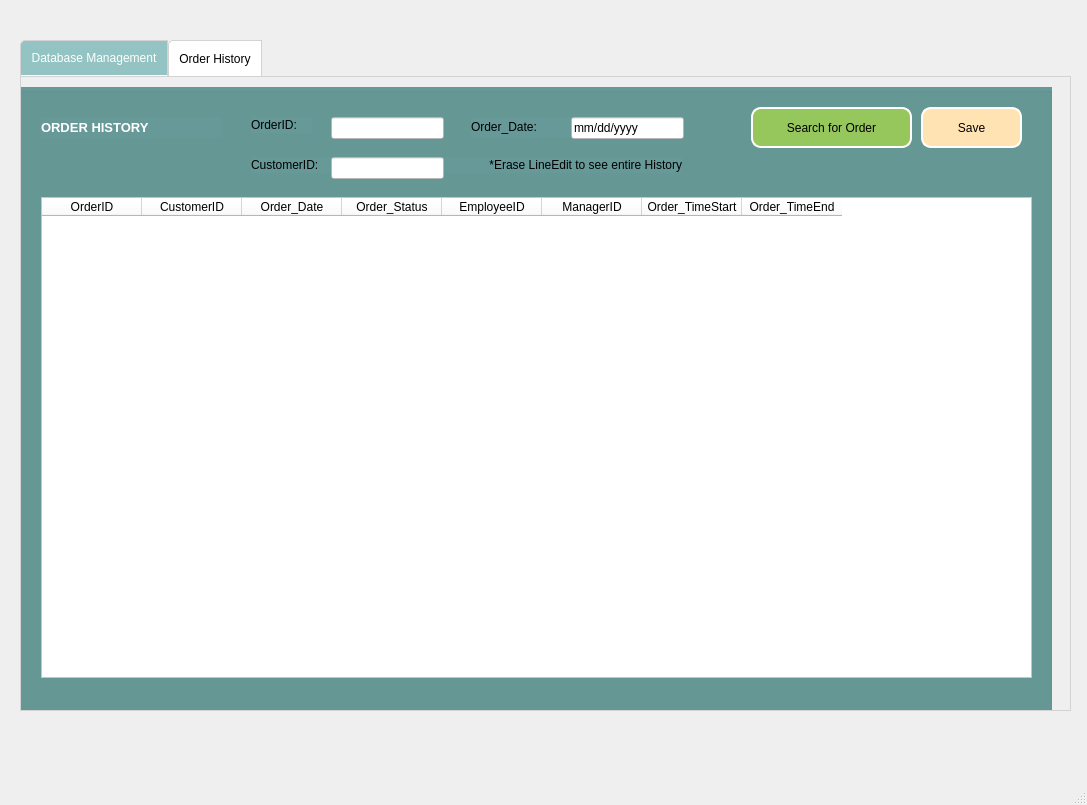
<?xml version="1.0" encoding="UTF-8"?>
<ui version="4.0">
 <class>MainWindow</class>
 <widget class="QMainWindow" name="MainWindow">
  <property name="geometry">
   <rect>
    <x>0</x>
    <y>0</y>
    <width>1087</width>
    <height>805</height>
   </rect>
  </property>
  <property name="windowTitle">
   <string>MainWindow</string>
  </property>
  <widget class="QWidget" name="centralwidget">
   <widget class="QTabWidget" name="tabWidget">
    <property name="geometry">
     <rect>
      <x>20</x>
      <y>40</y>
      <width>1051</width>
      <height>671</height>
     </rect>
    </property>
    <property name="styleSheet">
     <string notr="true">        QTabWidget::pane {
            border: 1px solid lightgray;
        }

        QTabBar::tab {
            background: rgb(147, 195, 194);
            border: 1px solid lightgray;
            border-bottom-color: none; 
            padding: 10px;
            border-top-left-radius: 5px;
            color: white;
        }

        QTabBar::tab:selected {
            background: white;
            color: black;
            margin-bottom: -1px; 
        }

        QTabBar::tab:hover {
            background: rgb(58, 141, 136);
            color: white;
        }

        QTabBar::tab:pressed {
            background: lightcoral;
            color: white;
        }
</string>
    </property>
    <property name="currentIndex">
     <number>1</number>
    </property>
    <widget class="QWidget" name="tab_2">
     <attribute name="title">
      <string>Database Management</string>
     </attribute>
     <widget class="QTableWidget" name="tableWidgetDatabase">
      <property name="geometry">
       <rect>
        <x>150</x>
        <y>90</y>
        <width>881</width>
        <height>471</height>
       </rect>
      </property>
     </widget>
     <widget class="QWidget" name="verticalLayoutWidget_3">
      <property name="geometry">
       <rect>
        <x>10</x>
        <y>90</y>
        <width>163</width>
        <height>471</height>
       </rect>
      </property>
      <layout class="QVBoxLayout" name="verticalLayoutFunction_2">
       <property name="sizeConstraint">
        <enum>QLayout::SetFixedSize</enum>
       </property>
       <item>
        <widget class="QPushButton" name="pushButtonEmployees">
         <property name="sizePolicy">
          <sizepolicy hsizetype="Minimum" vsizetype="Maximum">
           <horstretch>0</horstretch>
           <verstretch>0</verstretch>
          </sizepolicy>
         </property>
         <property name="font">
          <font>
           <family>Bahnschrift</family>
           <pointsize>8</pointsize>
           <weight>50</weight>
           <italic>false</italic>
           <bold>false</bold>
          </font>
         </property>
         <property name="styleSheet">
          <string notr="true">
    QPushButton {
        background-color: rgb(255, 255, 255);
    }
    QPushButton:hover {
        background-color: lightblue;
    }
    QPushButton:pressed {
        background-color: lightskyblue;
    }</string>
         </property>
         <property name="text">
          <string>Employees</string>
         </property>
         <property name="icon">
          <iconset>
           <normaloff>../../UIPROJECT/projectRoboTraiCay (3)/Employee/re_product_cate.jpg</normaloff>../../UIPROJECT/projectRoboTraiCay (3)/Employee/re_product_cate.jpg</iconset>
         </property>
         <property name="iconSize">
          <size>
           <width>40</width>
           <height>40</height>
          </size>
         </property>
        </widget>
       </item>
       <item>
        <widget class="QPushButton" name="pushButtonCustomers">
         <property name="sizePolicy">
          <sizepolicy hsizetype="Minimum" vsizetype="Maximum">
           <horstretch>0</horstretch>
           <verstretch>0</verstretch>
          </sizepolicy>
         </property>
         <property name="font">
          <font>
           <family>Bahnschrift</family>
           <pointsize>8</pointsize>
           <weight>50</weight>
           <italic>false</italic>
           <bold>false</bold>
          </font>
         </property>
         <property name="styleSheet">
          <string notr="true">
    QPushButton {
        background-color: rgb(255, 255, 255);
    }
    QPushButton:hover {
        background-color: lightblue;
    }
    QPushButton:pressed {
        background-color: lightskyblue;
    }</string>
         </property>
         <property name="text">
          <string>Customers</string>
         </property>
         <property name="icon">
          <iconset>
           <normaloff>../../UIPROJECT/projectRoboTraiCay (3)/Employee/product_cate.jpg</normaloff>../../UIPROJECT/projectRoboTraiCay (3)/Employee/product_cate.jpg</iconset>
         </property>
         <property name="iconSize">
          <size>
           <width>40</width>
           <height>40</height>
          </size>
         </property>
        </widget>
       </item>
       <item>
        <widget class="QPushButton" name="pushButtonOrderDetails">
         <property name="sizePolicy">
          <sizepolicy hsizetype="Minimum" vsizetype="Maximum">
           <horstretch>0</horstretch>
           <verstretch>0</verstretch>
          </sizepolicy>
         </property>
         <property name="font">
          <font>
           <family>Bahnschrift</family>
           <pointsize>8</pointsize>
           <weight>50</weight>
           <italic>false</italic>
           <bold>false</bold>
          </font>
         </property>
         <property name="styleSheet">
          <string notr="true">
    QPushButton {
        background-color: rgb(255, 255, 255);
    }
    QPushButton:hover {
        background-color: lightblue;
    }
    QPushButton:pressed {
        background-color: lightskyblue;
    }</string>
         </property>
         <property name="text">
          <string>Order Details</string>
         </property>
         <property name="icon">
          <iconset>
           <normaloff>../../UIPROJECT/projectRoboTraiCay (3)/Employee/growth rate.jpg</normaloff>../../UIPROJECT/projectRoboTraiCay (3)/Employee/growth rate.jpg</iconset>
         </property>
         <property name="iconSize">
          <size>
           <width>40</width>
           <height>40</height>
          </size>
         </property>
        </widget>
       </item>
       <item>
        <widget class="QPushButton" name="pushButtonProductCategories">
         <property name="sizePolicy">
          <sizepolicy hsizetype="Minimum" vsizetype="Maximum">
           <horstretch>0</horstretch>
           <verstretch>0</verstretch>
          </sizepolicy>
         </property>
         <property name="font">
          <font>
           <family>Bahnschrift</family>
           <pointsize>8</pointsize>
           <weight>50</weight>
           <italic>false</italic>
           <bold>false</bold>
           <kerning>true</kerning>
          </font>
         </property>
         <property name="styleSheet">
          <string notr="true">
    QPushButton {
        background-color: rgb(255, 255, 255);
    }
    QPushButton:hover {
        background-color: lightblue;
    }
    QPushButton:pressed {
        background-color: lightskyblue;
    }</string>
         </property>
         <property name="text">
          <string>Product Categories</string>
         </property>
         <property name="icon">
          <iconset>
           <normaloff>../../UIPROJECT/projectRoboTraiCay (3)/Employee/growth rate.jpg</normaloff>../../UIPROJECT/projectRoboTraiCay (3)/Employee/growth rate.jpg</iconset>
         </property>
         <property name="iconSize">
          <size>
           <width>40</width>
           <height>40</height>
          </size>
         </property>
        </widget>
       </item>
       <item>
        <widget class="QPushButton" name="pushButtonProducts">
         <property name="sizePolicy">
          <sizepolicy hsizetype="Minimum" vsizetype="Maximum">
           <horstretch>0</horstretch>
           <verstretch>0</verstretch>
          </sizepolicy>
         </property>
         <property name="font">
          <font>
           <family>Bahnschrift</family>
           <pointsize>8</pointsize>
           <weight>50</weight>
           <italic>false</italic>
           <bold>false</bold>
          </font>
         </property>
         <property name="styleSheet">
          <string notr="true">
    QPushButton {
        background-color: rgb(255, 255, 255);
    }
    QPushButton:hover {
        background-color: lightblue;
    }
    QPushButton:pressed {
        background-color: lightskyblue;
    }</string>
         </property>
         <property name="text">
          <string>Products</string>
         </property>
         <property name="icon">
          <iconset>
           <normaloff>../../UIPROJECT/projectRoboTraiCay (3)/Employee/growth rate.jpg</normaloff>../../UIPROJECT/projectRoboTraiCay (3)/Employee/growth rate.jpg</iconset>
         </property>
         <property name="iconSize">
          <size>
           <width>40</width>
           <height>40</height>
          </size>
         </property>
        </widget>
       </item>
       <item>
        <widget class="QPushButton" name="pushButtonIngredientCategories">
         <property name="sizePolicy">
          <sizepolicy hsizetype="Minimum" vsizetype="Maximum">
           <horstretch>0</horstretch>
           <verstretch>0</verstretch>
          </sizepolicy>
         </property>
         <property name="font">
          <font>
           <family>Bahnschrift</family>
           <pointsize>8</pointsize>
           <weight>50</weight>
           <italic>false</italic>
           <bold>false</bold>
           <kerning>true</kerning>
          </font>
         </property>
         <property name="styleSheet">
          <string notr="true">
    QPushButton {
        background-color: rgb(255, 255, 255);
    }
    QPushButton:hover {
        background-color: lightblue;
    }
    QPushButton:pressed {
        background-color: lightskyblue;
    }</string>
         </property>
         <property name="text">
          <string>Ingredient Categories</string>
         </property>
         <property name="icon">
          <iconset>
           <normaloff>../../UIPROJECT/projectRoboTraiCay (3)/Employee/growth rate.jpg</normaloff>../../UIPROJECT/projectRoboTraiCay (3)/Employee/growth rate.jpg</iconset>
         </property>
         <property name="iconSize">
          <size>
           <width>40</width>
           <height>40</height>
          </size>
         </property>
        </widget>
       </item>
       <item>
        <widget class="QPushButton" name="pushButtonIngredients">
         <property name="sizePolicy">
          <sizepolicy hsizetype="Minimum" vsizetype="Maximum">
           <horstretch>0</horstretch>
           <verstretch>0</verstretch>
          </sizepolicy>
         </property>
         <property name="font">
          <font>
           <family>Bahnschrift</family>
           <pointsize>8</pointsize>
           <weight>50</weight>
           <italic>false</italic>
           <bold>false</bold>
          </font>
         </property>
         <property name="styleSheet">
          <string notr="true">
    QPushButton {
        background-color: rgb(255, 255, 255);
    }
    QPushButton:hover {
        background-color: lightblue;
    }
    QPushButton:pressed {
        background-color: lightskyblue;
    }</string>
         </property>
         <property name="text">
          <string>Ingredients</string>
         </property>
         <property name="icon">
          <iconset>
           <normaloff>../../UIPROJECT/projectRoboTraiCay (3)/Employee/growth rate.jpg</normaloff>../../UIPROJECT/projectRoboTraiCay (3)/Employee/growth rate.jpg</iconset>
         </property>
         <property name="iconSize">
          <size>
           <width>40</width>
           <height>40</height>
          </size>
         </property>
        </widget>
       </item>
       <item>
        <widget class="QPushButton" name="pushButtonRecipes">
         <property name="sizePolicy">
          <sizepolicy hsizetype="Minimum" vsizetype="Maximum">
           <horstretch>0</horstretch>
           <verstretch>0</verstretch>
          </sizepolicy>
         </property>
         <property name="font">
          <font>
           <family>Bahnschrift</family>
           <pointsize>8</pointsize>
           <weight>50</weight>
           <italic>false</italic>
           <bold>false</bold>
          </font>
         </property>
         <property name="styleSheet">
          <string notr="true">
    QPushButton {
        background-color: rgb(255, 255, 255);
    }
    QPushButton:hover {
        background-color: lightblue;
    }
    QPushButton:pressed {
        background-color: lightskyblue;
    }</string>
         </property>
         <property name="text">
          <string>Recipes</string>
         </property>
         <property name="icon">
          <iconset>
           <normaloff>../../UIPROJECT/projectRoboTraiCay (3)/Employee/growth rate.jpg</normaloff>../../UIPROJECT/projectRoboTraiCay (3)/Employee/growth rate.jpg</iconset>
         </property>
         <property name="iconSize">
          <size>
           <width>40</width>
           <height>40</height>
          </size>
         </property>
        </widget>
       </item>
      </layout>
     </widget>
     <widget class="QLineEdit" name="lineEditSearchDatabase">
      <property name="geometry">
       <rect>
        <x>300</x>
        <y>570</y>
        <width>731</width>
        <height>31</height>
       </rect>
      </property>
     </widget>
     <widget class="QWidget" name="widget" native="true">
      <property name="geometry">
       <rect>
        <x>-30</x>
        <y>0</y>
        <width>1171</width>
        <height>80</height>
       </rect>
      </property>
      <property name="styleSheet">
       <string notr="true">background-color:rgb(57, 139, 134)</string>
      </property>
      <widget class="QLabel" name="label_19">
       <property name="geometry">
        <rect>
         <x>350</x>
         <y>10</y>
         <width>561</width>
         <height>61</height>
        </rect>
       </property>
       <property name="styleSheet">
        <string notr="true">color:rgb(255, 255, 255);
font: 63 28pt &quot;Bahnschrift SemiBold&quot;;
</string>
       </property>
       <property name="text">
        <string>DATABASE MANAGEMENT </string>
       </property>
      </widget>
     </widget>
     <widget class="QLabel" name="label_35">
      <property name="geometry">
       <rect>
        <x>150</x>
        <y>580</y>
        <width>181</width>
        <height>21</height>
       </rect>
      </property>
      <property name="styleSheet">
       <string notr="true">color:rgb(57, 139, 134)</string>
      </property>
      <property name="text">
       <string>&lt;html&gt;&lt;head/&gt;&lt;body&gt;&lt;p&gt;&lt;span style=&quot; font-size:10pt; font-weight:600;&quot;&gt;SEARCH HERE&lt;/span&gt;&lt;/p&gt;&lt;/body&gt;&lt;/html&gt;</string>
      </property>
     </widget>
    </widget>
    <widget class="QWidget" name="tab">
     <attribute name="title">
      <string>Order History</string>
     </attribute>
     <widget class="QGroupBox" name="groupBox_10">
      <property name="geometry">
       <rect>
        <x>-10</x>
        <y>10</y>
        <width>1041</width>
        <height>631</height>
       </rect>
      </property>
      <property name="styleSheet">
       <string notr="true">background-color:rgb(102, 153, 151);
font: 8pt &quot;Bahnschrift&quot;;</string>
      </property>
      <property name="title">
       <string/>
      </property>
      <widget class="QLabel" name="label_29">
       <property name="geometry">
        <rect>
         <x>430</x>
         <y>70</y>
         <width>241</width>
         <height>16</height>
        </rect>
       </property>
       <property name="text">
        <string>&lt;html&gt;&lt;head/&gt;&lt;body&gt;&lt;p align=&quot;right&quot;&gt;*Erase LineEdit to see entire History&lt;/p&gt;&lt;/body&gt;&lt;/html&gt;</string>
       </property>
      </widget>
      <widget class="QLabel" name="label_31">
       <property name="geometry">
        <rect>
         <x>240</x>
         <y>30</y>
         <width>61</width>
         <height>16</height>
        </rect>
       </property>
       <property name="text">
        <string>OrderID:</string>
       </property>
      </widget>
      <widget class="QLineEdit" name="lineEditOrderID">
       <property name="geometry">
        <rect>
         <x>320</x>
         <y>30</y>
         <width>113</width>
         <height>22</height>
        </rect>
       </property>
       <property name="styleSheet">
        <string notr="true">background-color:rgb(255, 255, 255)</string>
       </property>
      </widget>
      <widget class="QTableWidget" name="tableWidgetOrderMasters">
       <property name="geometry">
        <rect>
         <x>30</x>
         <y>110</y>
         <width>991</width>
         <height>481</height>
        </rect>
       </property>
       <property name="styleSheet">
        <string notr="true">background-color:rgb(255, 255, 255)</string>
       </property>
       <column>
        <property name="text">
         <string>OrderID</string>
        </property>
       </column>
       <column>
        <property name="text">
         <string>CustomerID</string>
        </property>
       </column>
       <column>
        <property name="text">
         <string>Order_Date</string>
        </property>
       </column>
       <column>
        <property name="text">
         <string>Order_Status</string>
        </property>
       </column>
       <column>
        <property name="text">
         <string>EmployeeID</string>
        </property>
       </column>
       <column>
        <property name="text">
         <string>ManagerID</string>
        </property>
       </column>
       <column>
        <property name="text">
         <string>Order_TimeStart</string>
        </property>
       </column>
       <column>
        <property name="text">
         <string>Order_TimeEnd</string>
        </property>
       </column>
      </widget>
      <widget class="QLabel" name="label_32">
       <property name="geometry">
        <rect>
         <x>30</x>
         <y>30</y>
         <width>181</width>
         <height>21</height>
        </rect>
       </property>
       <property name="styleSheet">
        <string notr="true">color:rgb(255, 255, 255)</string>
       </property>
       <property name="text">
        <string>&lt;html&gt;&lt;head/&gt;&lt;body&gt;&lt;p&gt;&lt;span style=&quot; font-size:10pt; font-weight:600;&quot;&gt;ORDER HISTORY&lt;/span&gt;&lt;/p&gt;&lt;/body&gt;&lt;/html&gt;</string>
       </property>
      </widget>
      <widget class="QPushButton" name="pushButtonSearch_OrderHistory">
       <property name="geometry">
        <rect>
         <x>740</x>
         <y>20</y>
         <width>161</width>
         <height>41</height>
        </rect>
       </property>
       <property name="styleSheet">
        <string notr="true">

    QPushButton {
        background-color:rgb(150, 199, 92);
        border: 2px solid white;
        border-radius: 10px;
        padding: 5px;
    }
    QPushButton:hover {
        background-color: gray;
    }
    QPushButton:pressed {
        background-color: darkgray;
    }</string>
       </property>
       <property name="text">
        <string>Search for Order</string>
       </property>
       <property name="icon">
        <iconset>
         <normaloff>../../UIPROJECT/projectRoboTraiCay (3)/Customer/images/search.png</normaloff>../../UIPROJECT/projectRoboTraiCay (3)/Customer/images/search.png</iconset>
       </property>
      </widget>
      <widget class="QPushButton" name="pushButtonSave_OrderHistory">
       <property name="geometry">
        <rect>
         <x>910</x>
         <y>20</y>
         <width>101</width>
         <height>41</height>
        </rect>
       </property>
       <property name="styleSheet">
        <string notr="true">

    QPushButton {
        background-color:rgb(255, 227, 179);
        border: 2px solid white;
        border-radius: 10px;
        padding: 5px;
    }
    QPushButton:hover {
        background-color: gray;
    }
    QPushButton:pressed {
        background-color: darkgray;
    }</string>
       </property>
       <property name="text">
        <string>Save</string>
       </property>
       <property name="icon">
        <iconset>
         <normaloff>../../UIPROJECT/projectRoboTraiCay (3)/Customer/images/disk.png</normaloff>../../UIPROJECT/projectRoboTraiCay (3)/Customer/images/disk.png</iconset>
       </property>
      </widget>
      <widget class="QLabel" name="label_33">
       <property name="geometry">
        <rect>
         <x>240</x>
         <y>70</y>
         <width>81</width>
         <height>16</height>
        </rect>
       </property>
       <property name="text">
        <string>CustomerID:</string>
       </property>
      </widget>
      <widget class="QLineEdit" name="lineEditCustomerID">
       <property name="geometry">
        <rect>
         <x>320</x>
         <y>70</y>
         <width>113</width>
         <height>22</height>
        </rect>
       </property>
       <property name="styleSheet">
        <string notr="true">background-color:rgb(255, 255, 255)</string>
       </property>
      </widget>
      <widget class="QLabel" name="label_34">
       <property name="geometry">
        <rect>
         <x>460</x>
         <y>30</y>
         <width>101</width>
         <height>20</height>
        </rect>
       </property>
       <property name="text">
        <string>Order_Date:</string>
       </property>
      </widget>
      <widget class="QLineEdit" name="lineEditOrderDate">
       <property name="geometry">
        <rect>
         <x>560</x>
         <y>30</y>
         <width>113</width>
         <height>22</height>
        </rect>
       </property>
       <property name="styleSheet">
        <string notr="true">background-color:rgb(255, 255, 255)</string>
       </property>
       <property name="text">
        <string>mm/dd/yyyy</string>
       </property>
      </widget>
     </widget>
    </widget>
   </widget>
  </widget>
  <widget class="QMenuBar" name="menubar">
   <property name="geometry">
    <rect>
     <x>0</x>
     <y>0</y>
     <width>1087</width>
     <height>26</height>
    </rect>
   </property>
  </widget>
  <widget class="QStatusBar" name="statusbar"/>
 </widget>
 <resources/>
 <connections/>
</ui>
